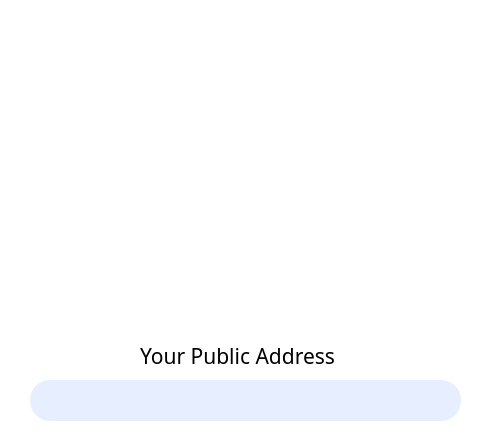
<?xml version="1.0" encoding="UTF-8"?>
<ui version="4.0">
 <class>PubAddrForm</class>
 <widget class="QWidget" name="PubAddrForm">
  <property name="geometry">
   <rect>
    <x>0</x>
    <y>0</y>
    <width>492</width>
    <height>445</height>
   </rect>
  </property>
  <property name="windowTitle">
   <string>Form</string>
  </property>
  <property name="styleSheet">
   <string notr="true">background-color: rgb(255, 255, 255);</string>
  </property>
  <widget class="QPushButton" name="pushButton_34">
   <property name="geometry">
    <rect>
     <x>420</x>
     <y>380</y>
     <width>41</width>
     <height>41</height>
    </rect>
   </property>
   <property name="cursor">
    <cursorShape>PointingHandCursor</cursorShape>
   </property>
   <property name="autoFillBackground">
    <bool>false</bool>
   </property>
   <property name="text">
    <string/>
   </property>
   <property name="icon">
    <iconset>
     <normaloff>D:/wtc_py/pic/purplecopy.png</normaloff>D:/wtc_py/pic/purplecopy.png</iconset>
   </property>
   <property name="iconSize">
    <size>
     <width>77</width>
     <height>77</height>
    </size>
   </property>
   <property name="autoDefault">
    <bool>false</bool>
   </property>
   <property name="flat">
    <bool>true</bool>
   </property>
  </widget>
  <widget class="QLineEdit" name="lineEdit_8">
   <property name="geometry">
    <rect>
     <x>30</x>
     <y>380</y>
     <width>431</width>
     <height>41</height>
    </rect>
   </property>
   <property name="font">
    <font>
     <family>微软雅黑</family>
     <pointsize>11</pointsize>
    </font>
   </property>
   <property name="styleSheet">
    <string notr="true">border:0px;
border-radius:20px;

background-color: rgb(230, 238, 255);</string>
   </property>
   <property name="text">
    <string/>
   </property>
  </widget>
  <widget class="QLabel" name="label">
   <property name="geometry">
    <rect>
     <x>110</x>
     <y>80</y>
     <width>251</width>
     <height>231</height>
    </rect>
   </property>
   <property name="text">
    <string/>
   </property>
   <property name="scaledContents">
    <bool>true</bool>
   </property>
  </widget>
  <widget class="QLabel" name="label_8">
   <property name="geometry">
    <rect>
     <x>140</x>
     <y>340</y>
     <width>211</width>
     <height>31</height>
    </rect>
   </property>
   <property name="font">
    <font>
     <family>微软雅黑</family>
     <pointsize>16</pointsize>
    </font>
   </property>
   <property name="text">
    <string>Your Public Address</string>
   </property>
  </widget>
  <widget class="QPushButton" name="closeenterpsw">
   <property name="geometry">
    <rect>
     <x>450</x>
     <y>10</y>
     <width>41</width>
     <height>31</height>
    </rect>
   </property>
   <property name="text">
    <string/>
   </property>
   <property name="icon">
    <iconset>
     <normaloff>D:/wtc_py/pic/close.png</normaloff>D:/wtc_py/pic/close.png</iconset>
   </property>
   <property name="flat">
    <bool>true</bool>
   </property>
  </widget>
  <widget class="QPushButton" name="pushButton_35">
   <property name="geometry">
    <rect>
     <x>410</x>
     <y>380</y>
     <width>41</width>
     <height>41</height>
    </rect>
   </property>
   <property name="cursor">
    <cursorShape>PointingHandCursor</cursorShape>
   </property>
   <property name="autoFillBackground">
    <bool>false</bool>
   </property>
   <property name="text">
    <string/>
   </property>
   <property name="icon">
    <iconset>
     <normaloff>D:/wtc_py/pic/purplecopy.png</normaloff>D:/wtc_py/pic/purplecopy.png</iconset>
   </property>
   <property name="iconSize">
    <size>
     <width>77</width>
     <height>77</height>
    </size>
   </property>
   <property name="autoDefault">
    <bool>false</bool>
   </property>
   <property name="flat">
    <bool>true</bool>
   </property>
  </widget>
 </widget>
 <resources/>
 <connections/>
</ui>
